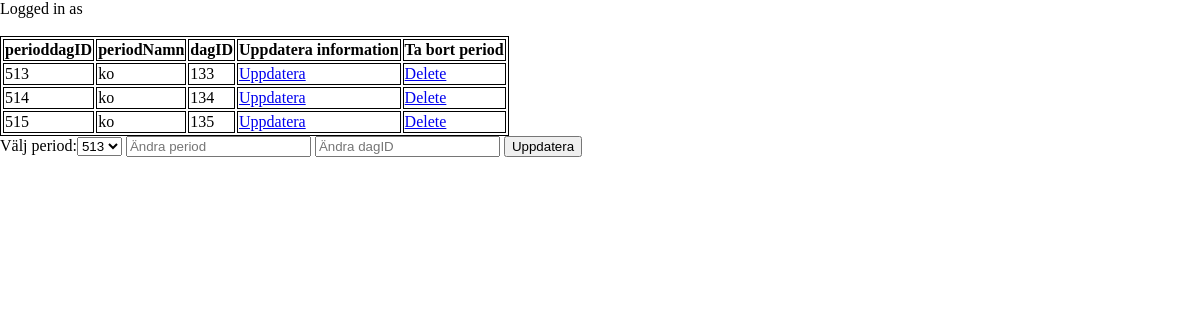
/perioddag/perioddagredigering.php (signed in), run on the app's committed database.
### tables this page shows
CREATE TABLE `perioddag` (
  `perioddagID` int(11) NOT NULL,
  `dagID` int(11) NOT NULL,
  `periodNamn` varchar(255) NOT NULL
);

### LoginFunctions.php (called while the page is built, shortened)
<?php
    function checkAdminLogin() {
        if (isset($_SESSION['loggedinAdmin']) && $_SESSION['loggedinAdmin'] == true) {
            return true;
        } else {
            false;
        }
    }
?>

### perioddag/perioddagredigering.php (the view, shortened to what this page needs)
<!DOCTYPE html>
<html lang="en">
<head>
<link rel="stylesheet" href="apl.css">
</head>
<body>
<?php
    require_once '../LoginFunctions.php';
    if(checkAdminLogin()) {
        $username = $_SESSION['username'];
        echo "Logged in as " . $username . "<br></br>";
    $sqlget = "SELECT * FROM perioddag";
    $sqldata = mysqli_query($conn, $sqlget) or die("error");
    echo "<table>";
    echo "<tr><th>perioddagID</th><th>periodNamn</th><th>dagID</th><th>Uppdatera information</th><th>Ta bort period</th></tr>";
    while($row = mysqli_fetch_assoc($sqldata)) {
        echo "<tr><td>";
        echo $row['perioddagID'];
        echo "</td><td>";
        echo $row['periodNamn'];
        echo "</td><td>";
        echo $row['dagID'];
        echo "</td><td>";
        ?>
        <a href="perioddagredigering.php">Uppdatera</a>
        <?php
        echo "</td><td>";
        ?>
        <a href="perioddagdelete.php?id=<?php echo $row['perioddagID'];?>">Delete</a>
        <?php
        echo "</td></tr>";
    }
echo "</table>";
?>
<?php
    $periodNamn = '';
    $dagID = '';
   $sql = "SELECT * FROM perioddag";
   $result = mysqli_query($conn, $sql);
   echo '<form action="perioddagredigering.php" method="post">';
   echo '<label for="periodNamn">Välj period:</label>';
   echo '<select id="perioddagID" name="perioddagID">';
   while($rev = mysqli_fetch_array($result)){
   echo '<option value="' . $rev["perioddagID"] . '" >'. $rev["perioddagID"] .'</option>';
   }
   echo '</select>';
?>
   <input type="text" name="periodNamn" value="<?php echo $periodNamn; ?>"placeholder="Ändra period">
   <input type="text" name="dagID" value="<?php echo $dagID; ?>"placeholder="Ändra dagID">
   <button type="submit" name="save">Uppdatera</button>
</form>
</body>
</html>
<?php
    } else {
        echo "Please log in first to see this page <br></br>";
    }
?>

### apl.css (style rules this page uses)
body { height: 100vh; width: 100vw; margin: 0; padding: 0; border: 0; }

### perioddag/perioddagredigering.php (style rules this page uses)
table, th, td { border: 1px solid black; }

### data on the page
perioddag: perioddagID "513", periodNamn "ko", dagID "133"
perioddag: perioddagID "514", periodNamn "ko", dagID "134"
perioddag: perioddagID "515", periodNamn "ko", dagID "135"

### other printed values
form field perioddagID "513"
